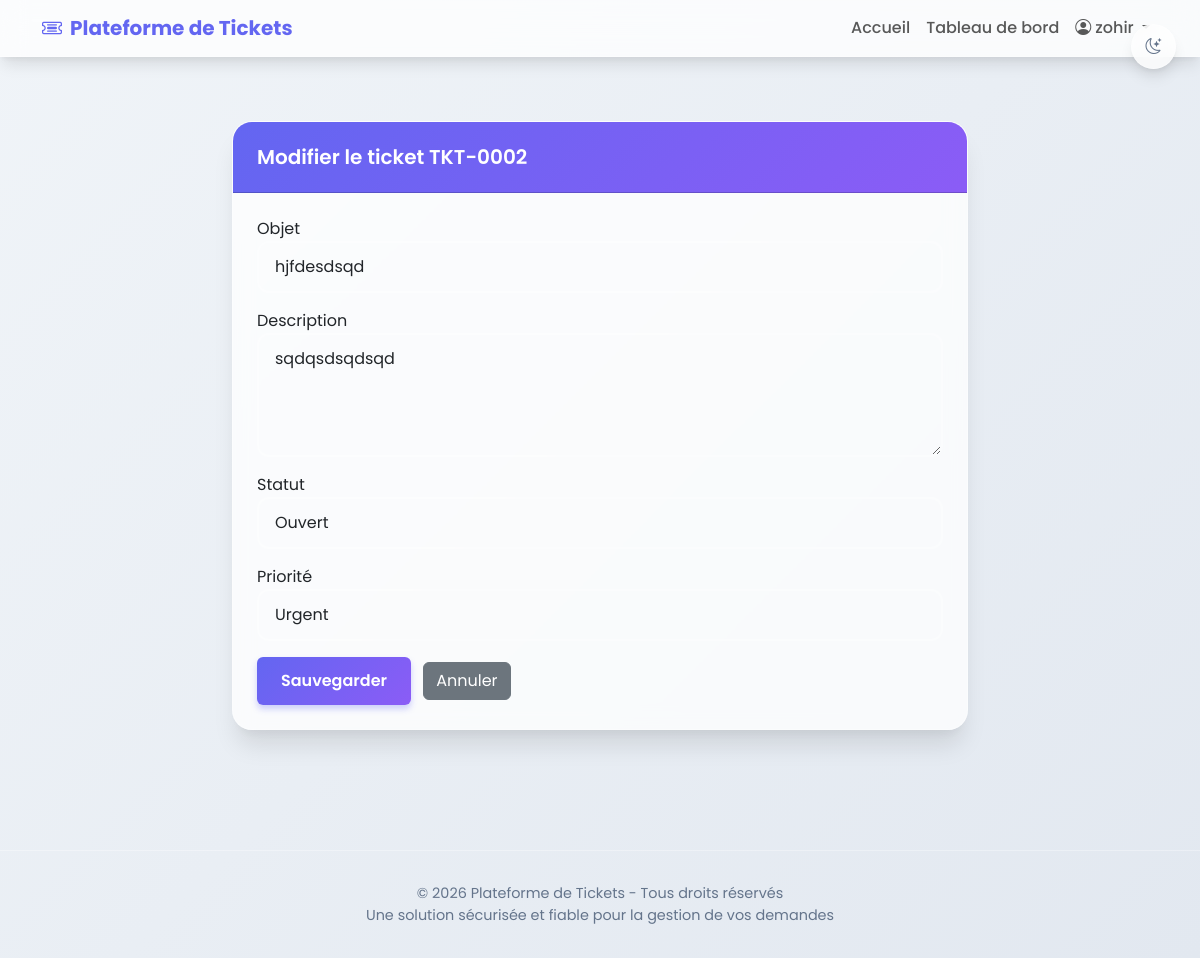
Page /ticket/TKT-0002/edit/ (signed in) on the committed database.
### tickets/models.py (models this page shows, shortened)
class Ticket(models.Model):
    STATUS_CHOICES = [
        ('open', 'Ouvert'),
        ('in_progress', 'En cours'),
        ('resolved', 'Résolu'),
    ]
    PRIORITY_CHOICES = [
        ('low', 'Bas'),
        ('medium', 'Moyen'),
        ('high', 'Urgent'),
    ]
    id = models.CharField(max_length=12, primary_key=True, editable=False)
    title = models.CharField('Objet', max_length=200)
    description = models.TextField('Description')
    status = models.CharField('Statut', max_length=20, choices=STATUS_CHOICES, default='open')
    priority = models.CharField('Priorité', max_length=10, choices=PRIORITY_CHOICES, default='medium')
    created_by = models.ForeignKey(User, on_delete=models.CASCADE)
    created_at = models.DateTimeField(default=timezone.now)
    updated_at = models.DateTimeField(auto_now=True)
    class Meta:
        ordering = ['-updated_at']

### tickets/views.py (the view, shortened to what this page needs)
# urls.py: path('ticket/<str:ticket_id>/edit/', views.update_ticket, name='edit_ticket'),
@login_required
def update_ticket(request, ticket_id):
    ticket = get_object_or_404(Ticket, id=ticket_id)
    if not request.user.is_staff:
        messages.error(request, "Vous n'êtes pas autorisé à modifier ce ticket.")
        return redirect('ticket_detail', ticket_id=ticket.id)
    return render(request, 'tickets/edit_ticket.html', {'ticket': ticket})

### templates/tickets/edit_ticket.html (shortened to what this page needs)
{% extends 'base.html' %}
{% block content %}
<div class="row justify-content-center">
    <div class="col-lg-8">
        <div class="card">
            <div class="card-header">
                Modifier le ticket {{ ticket.id }}
            </div>
            <div class="card-body">
                <form method="post">
                    <div class="mb-3">
                        <label>Objet</label>
                        <input name="title" class="form-control" value="{{ ticket.title }}" required>
                    </div>
                    <div class="mb-3">
                        <label>Description</label>
                        <textarea name="description" class="form-control" rows="4" required>{{ ticket.description }}</textarea>
                    </div>
                    <div class="mb-3">
                        <label>Statut</label>
                        <select name="status" class="form-control">
                            <option value="open" {% if ticket.status == 'open' %}selected{% endif %}>Ouvert</option>
                        </select>
                    </div>
                    <div class="mb-3">
                        <label>Priorité</label>
                        <select name="priority" class="form-control">
                            <option value="high" {% if ticket.priority == 'high' %}selected{% endif %}>Urgent</option>
                        </select>
                    </div>
                    <button type="submit" class="btn btn-primary">Sauvegarder</button>
                    <a href="{% url 'ticket_detail' ticket.id %}" class="btn btn-secondary ms-2">Annuler</a>
                </form>
            </div>
        </div>
    </div>
</div>
{% endblock %}

### templates/base.html (shortened to what this page needs)
<!DOCTYPE html>
<html lang="fr">
<head>
    <link href="https://cdn.jsdelivr.net/npm/bootstrap@5.3.3/dist/css/bootstrap.min.css" rel="stylesheet">
    <link rel="stylesheet" href="https://cdn.jsdelivr.net/npm/bootstrap-icons@1.13.1/font/bootstrap-icons.min.css">
</head>
<body>
    <div class="theme-toggle" id="themeToggle">
        <i class="bi bi-moon-stars" id="themeIcon"></i>
    </div>
    <nav class="navbar navbar-expand-lg navbar-light">
        <div class="container">
            <a class="navbar-brand fw-bold" href="{% url 'home' %}" style="color: var(--primary);">
                <i class="bi bi-ticket-detailed me-2"></i>Plateforme de Tickets
            </a>
            <div class="collapse navbar-collapse" id="navbarNav">
                <ul class="navbar-nav ms-auto">
                    <li class="nav-item">
                        <a class="nav-link {% if request.path == '/' %}active{% endif %}" href="{% url 'home' %}">Accueil</a>
                    </li>
                    {% if user.is_authenticated %}
                    <li class="nav-item">
                        <a class="nav-link {% if request.path == '/dashboard/' %}active{% endif %}" href="{% url 'dashboard' %}">Tableau de bord</a>
                    </li>
                    <li class="nav-item dropdown">
                        <a class="nav-link dropdown-toggle" href="#" id="userMenu" data-bs-toggle="dropdown">
                            <i class="bi bi-person-circle me-1"></i>{{ user.username }}
                        </a>
                    </li>
                    {% endif %}
                </ul>
            </div>
        </div>
    </nav>
    <div class="container main-content">
        {% block content %}{% endblock %}
    </div>
    <footer>
        <div class="container">
            <p class="mb-0">&copy; {% now 'Y' %} Plateforme de Tickets - Tous droits réservés</p>
            <p class="mb-0">Une solution sécurisée et fiable pour la gestion de vos demandes</p>
        </div>
    </footer>
</body>
</html>

### templates/base.html (style rules this page uses)
:root { --primary: #6366f1; --primary-dark: #4f46e5; --secondary: #8b5cf6; --accent: #ec4899; --success: #10b981; --dark: #1e293b; --light: #f8fafc; --gray: #64748b; --border-radius: 20px; --transition: all 0.4s cubic-bezier(0.175, 0.885, 0.32, 1.275); --shadow-sm: 0 4px 6px -1px rgba(0, 0, 0, 0.1), 0 2px 4px -1px rgba(0, 0, 0, 0.06); --shadow-md: 0 10px 15px -3px rgba(0, 0, 0, 0.1), 0 4px 6px -2px rgba(0, 0, 0, 0.05); --shadow-lg: 0 20px 25px -5px rgba(0, 0, 0, 0.1), 0 10px 10px -5px rgba(0, 0, 0, 0.04); --glass-bg: rgba(255, 255, 255, 0.75); --glass-border: rgba(255, 255, 255, 0.3); --gradient-primary: linear-gradient(135deg, var(--primary), var(--secondary)); }
* { margin: 0; padding: 0; box-sizing: border-box; }
body { font-family: 'Poppins', system-ui, -apple-system, sans-serif; min-height: 100vh; color: var(--dark); transition: var(--transition); overflow-x: hidden; background: linear-gradient(135deg, #f0f4f8 0%, #e2e8f0 100%); }
.main-content { padding-top: 2rem; padding-bottom: 3rem; min-height: calc(100vh - 100px); }
.theme-toggle { position: fixed; top: 1.5rem; right: 1.5rem; z-index: 1000; width: 45px; height: 45px; border-radius: 50%; background: var(--glass-bg); backdrop-filter: blur(10px); border: 1px solid var(--glass-border); display: flex; align-items: center; justify-content: center; cursor: pointer; box-shadow: var(--shadow-md); transition: var(--transition); color: var(--gray); }
.card { border-radius: var(--border-radius); border: 1px solid var(--glass-border); box-shadow: var(--shadow-lg); overflow: hidden; margin-bottom: 1.5rem; transition: var(--transition); backdrop-filter: blur(10px); background: var(--glass-bg); }
.card-header { background: var(--gradient-primary); color: white; padding: 1.25rem 1.5rem; font-weight: 600; font-size: 1.25rem; }
.card-body { padding: 1.5rem; }
.btn-primary { background: var(--gradient-primary); border: none; padding: 0.75rem 1.5rem; font-weight: 600; transition: var(--transition); box-shadow: 0 4px 6px rgba(99, 102, 241, 0.3); }
.form-control { border: 2px solid var(--glass-border); padding: 0.75rem 1rem; border-radius: 12px; background: transparent; transition: var(--transition); margin-bottom: 1rem; }
.navbar { background: var(--glass-bg); backdrop-filter: blur(12px); box-shadow: var(--shadow-md); border-bottom: 1px solid var(--glass-border); margin-bottom: 2rem; }
.nav-link { font-weight: 500; padding: 0.5rem 1rem; border-radius: 12px; transition: var(--transition); }
footer { text-align: center; padding: 2rem 0; color: var(--gray); font-size: 0.9rem; margin-top: 3rem; border-top: 1px solid var(--glass-border); }

### rows in the picture
Ticket: id "TKT-0002", title "hjfdesdsqd", description "sqdqsdsqdsqd", status "Ouvert", priority "Urgent"

### other values in the picture
{{ user.username }} "zohir"
